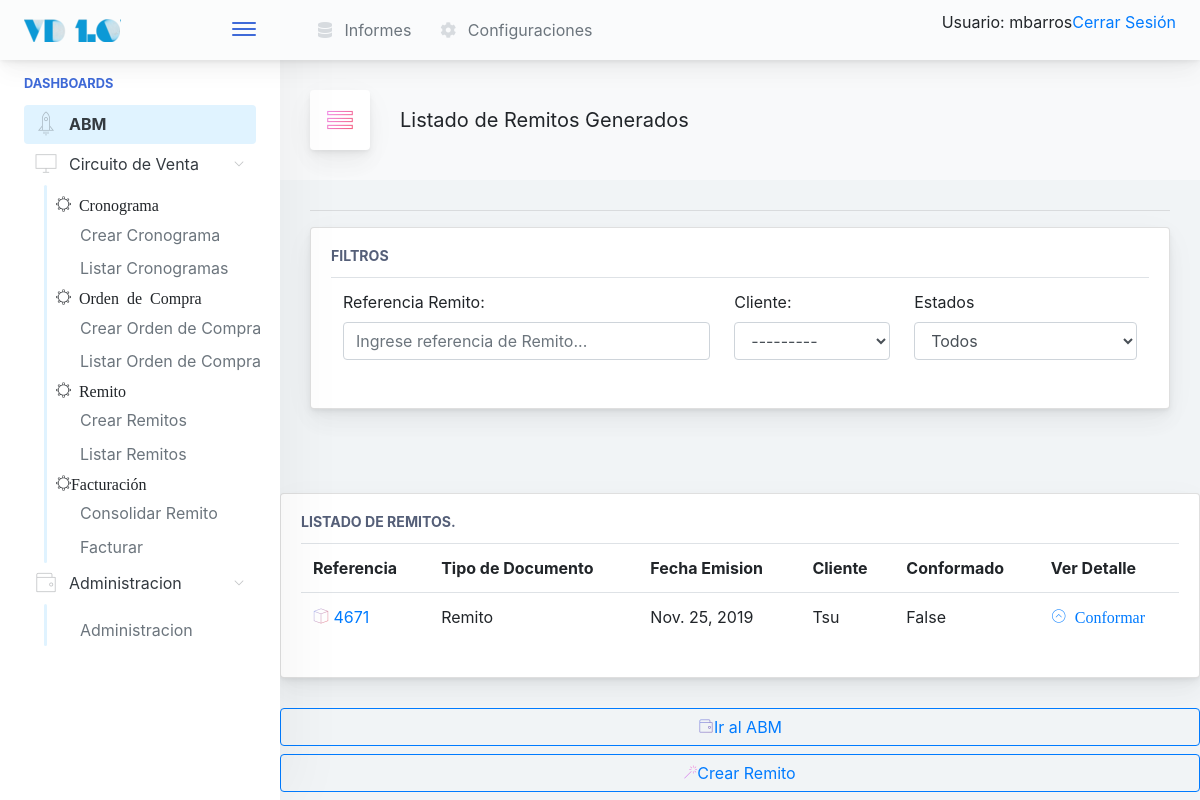
Before: /venta/remito/listar/ (signed in) with the older database file.
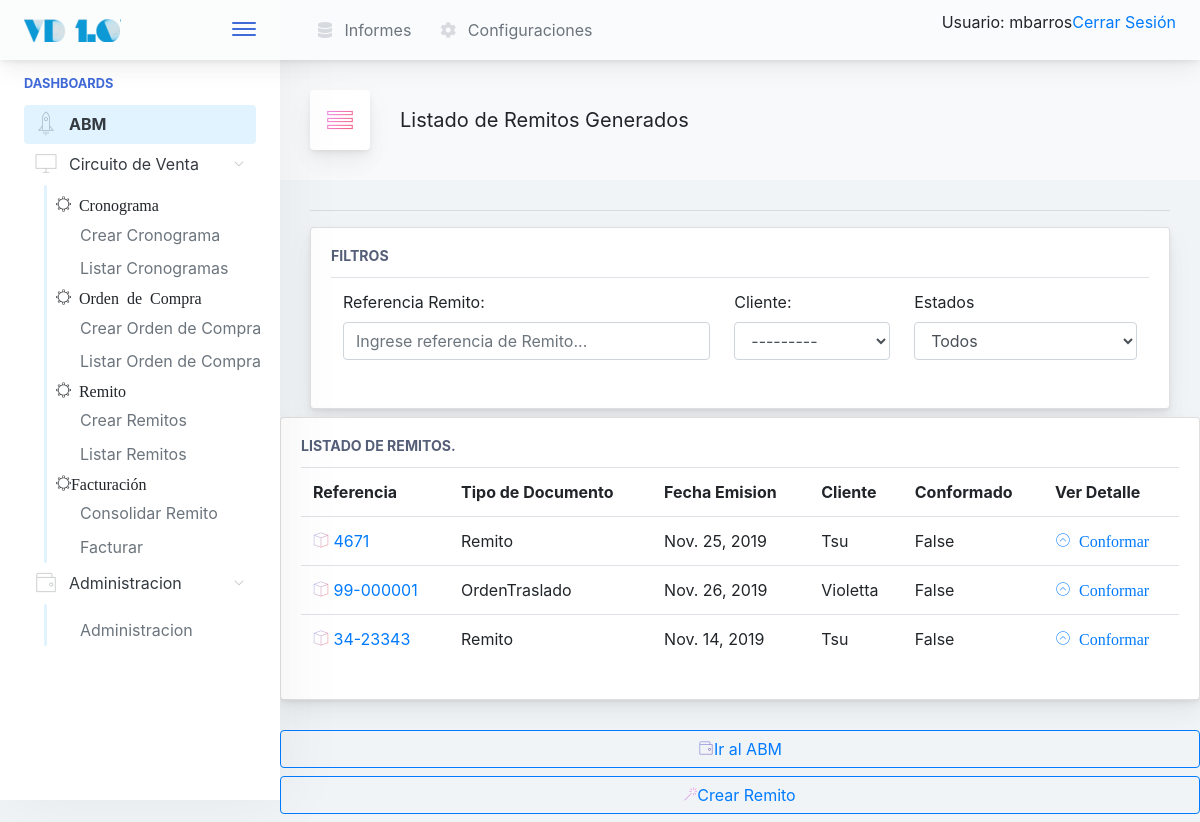
After: the same page with the newer database file.
### venta/models.py (models this page shows)
class Remito(models.Model):
	referencia_externa 		= models.CharField(max_length=50, unique=True)
	cliente 				= models.ForeignKey(Cliente, null=False, blank=False, on_delete=models.CASCADE)
	tipo_documento			= models.CharField(max_length=50, choices=DOCUMENTOS_CHOICES, blank=False, null=False, default='Remito')
	ordencompra 			= models.ForeignKey(OrdenCompra, null=False, blank=False, on_delete=models.CASCADE)
	fecha_emision			= models.DateField(null=True, blank=True)
	formato_de_impresion 	= models.ForeignKey(FormatodeImpresion, default=1, null=False, blank=False, on_delete=models.CASCADE)
	conformado				= models.BooleanField(default=False)
	anulado					= models.BooleanField(default=False)
	def __str__(self):
		return self.referencia_externa

### gral/models.py (models this page shows)
class Cliente(models.Model):
    razon_social      = models.CharField(max_length=150, unique=True)
    nombre_corto      = models.CharField(max_length=25, unique=True)
    cuit              = models.CharField(max_length=15, unique=True)
    direccion_fiscal  = models.CharField(max_length=250)
    direccion_entrega = models.CharField(max_length=250)
    condicion_iva     = models.CharField(max_length=100, blank=False, default='Responsable Inscripto')
    observaciones     = models.TextField(blank=True)
    def __str__(self):
        return self.nombre_corto

### venta/views.py (the view)
# urls.py: path('remito/listar/', RemitoListView.as_view(), name='RemitoListar'),
class RemitoListView(LoginRequiredMixin, ListView):
	model = Remito

### inicio/templates/venta/remito_list.html (shortened to what this page needs)
{% extends '../base.html' %}
{%  block cuerpo %}
<div class="app-page-title">
<div class="page-title-heading">
   <div class="page-title-icon">
                                        <i class="pe-7s-menu icon-gradient bg-ripe-malin">
                                        </i>
                                    </div>
<div>Listado de Remitos Generados</div>
                                    </div>
</div>
<hr/>
	<div class="main-card mb-2 card">
		<div class="card-body">
			<h5 class="card-title">Filtros</h5>
			<table class="table table-hover table-fixed">
				<tr>
					<td>
						<label for="filtroNombre">Referencia Remito:</label>
						<input type="text" class="form-control" id="filtroNombre"
							onkeyup="filtroNombreCliente()"
							placeholder="Ingrese referencia de Remito..." /></td>
					<td>
						<label for="clientes_select">Cliente:</label>
						<select id="clientes_select" class="form-control"
							onchange="filtroNombreCliente()">
					</td>
					<td>
						<label for="filtroEstado">Estados</label>
						<select class="form-control" id="filtroEstado"
							onchange="filtroNombreCliente()">
							<option value="*">Todos</option>
						</select>
					</td>
				</tr>
			</table>
		</div>
	</div>
</div>
    {% if object_list %}
<div class="main-card mb-3 card">
	<div class="card-body">
	<h5 class="card-title">Listado de Remitos.</h5>
		<table class="table table-hover table-fixed" id="tablaResultado">
		  <tr>
		    <th>Referencia</th>
		    <th>Tipo de Documento</th>
		    <th>Fecha Emision</th>
		    <th>Cliente</th>
			<th>Conformado</th>
		    <th>Ver Detalle</th>
		  </tr>
		      {% for remito in object_list %}
		   <tr>
		      <td>
			  <a href="{% url 'venta:RemitoDetail' pk=remito.id %}">
			  <i class="pe-7s-box2 icon-gradient bg-amy-crisp">
		        </i>
		        {{remito}}
		      </td>
		      <td>
		      	{{remito.tipo_documento}}
		      </td>
		      <td>
		        {{remito.fecha_emision }}
		      </td>
		      <td>
		        {{remito.cliente}}
		      </td>
			  <td>
		        {{remito.conformado}}
		      </td>
		      <td>
			      <a href="{% url 'venta:RemitoDetail' pk=remito.id %}">
			      	<i class="pe-7s-angle-up-circle">
			      			Conformar
			      	</i>
			      </a>
		      </td>
		    </tr>
		      {% endfor %}
		    {% else %}
		      <p>No hay registros para mostrar.</p>
		    {% endif %}
		</table>
	</div>
</div>
<a href="{% url 'inicio:abm' %}">
<button class="mb-2 mr-2 btn-transition btn btn-outline-primary btn-block">
		<i class="pe-7s-wallet icon-gradient bg-plum-plate"></i>Ir al ABM
</button>
</a>
<a href="{% url 'venta:RemitoCrear' %}">
<button class="mb-2 mr-2 btn-transition btn btn-outline-primary btn-block">
		<i class="pe-7s-magic-wand icon-gradient bg-mixed-hopes"></i>Crear Remito
</button>
</a>
{% endblock %}

### inicio/templates/base.html (shortened to what this page needs)
<!doctype html>
<html lang="es">
<head>
    {% include "./utils/base_cabecera.html" %}
</head>
<body>
    {% if user.is_authenticated %}
            <div class="app-container app-theme-white body-tabs-shadow fixed-sidebar fixed-header">
    {% else %}
        <div class="app-container app-theme-white body-tabs-shadow fixed-sidebar fixed-header closed-sidebar">
    {% endif %}
        <div class="app-header header-shadow">
            <div class="app-header__logo">
                <div class="logo-src"></div>
                <div class="header__pane ml-auto">
                    <div>
                        <button type="button" class="hamburger close-sidebar-btn hamburger--elastic" data-class="closed-sidebar">
                            <span class="hamburger-box">
                                <span class="hamburger-inner"></span>
                            </span>
                        </button>
                    </div>
                </div>
            </div>
                <div class="app-header__content">
                <div class="app-header-left">
                                               {% if user.is_authenticated %}
                    <ul class="header-menu nav">
                        <li class="nav-item">
                            <a href="javascript:void(0);" class="nav-link">
                                <i class="nav-link-icon fa fa-database"> </i>
                                Informes
                            </a>
                        </li>
                        <li class="dropdown nav-item">
                            <a href="{% url 'configuraciones:configuraciones' %}" class="nav-link">
                                <i class="nav-link-icon fa fa-cog"></i>
                                Configuraciones
                            </a>
                        </li>
                    </ul>
                 {% endif %}
                 </div>
                <div class="app-header-right">
                    <div class="header-btn-lg pr-0">
                        <div class="widget-content p-0">
                            <div class="widget-content-wrapper">
                                <div class="widget-content-left">
                                    <div class="btn-group">
    {% if user.is_authenticated %}
     <p>Usuario:  {{ user.get_username }}</p>
     <p><a href="{% url 'logout'%}?next={{request.path}}">Cerrar Sesión</a></p>
   {% else %}
     <p><a href="{% url 'login'%}?next={{request.path}}">Ingresar</a></p>
   {% endif %}
                                    </div>
                                </div>
                            </div>
                        </div>
                    </div>        </div>
            </div>
        </div>
               <div class="app-main">
                <div class="app-sidebar sidebar-shadow">
                        <div class="scrollbar-sidebar">
                        <div class="app-sidebar__inner">
                            {% if user.is_authenticated %}
                            <ul class="vertical-nav-menu">
                                <li class="app-sidebar__heading">Dashboards</li>
                                  <li>
                                     <a href="{% url 'inicio:abm' %}" class="mm-active">
                                        <i class="metismenu-icon pe-7s-rocket"></i>
                                        ABM
                                    </a>
                                </li>
                                <li>
                                    <a href="#">
                                        <i class="metismenu-icon pe-7s-monitor"></i>
                                        Circuito de Venta
                                        <i class="metismenu-state-icon pe-7s-angle-down caret-left"></i>
                                    </a>
                                    <ul>
                                    	<li><i class="pe-7s-settings">  Cronograma</i></li>
                                        <li>
                                            <a href="{% url 'venta:CronogramaCreate' %}">
                                                Crear Cronograma
                                            </a>
                                        </li>
                                         <li>
                                            <a href="{% url 'venta:CronogramaList' %}">
                                                Listar Cronogramas
                                            </a>
                                        </li>
                                    	<li><i class="pe-7s-settings">  Orden de Compra</i></li>
                                         <li>
                                            <a href="{% url 'venta:OrdenCompraCompleto' %}">
                                                Crear Orden de Compra
                                            </a>
                                        </li>
                                        <li>
                                            <a href="{% url 'venta:OrdenCompraList' %}">
                                                Listar Orden de Compra
                                            </a>
                                        </li>
                                    	<li><i class="pe-7s-settings">  Remito</i></li>
                                          <li>
                                            <a href="{% url 'venta:RemitoCrear' %}">
                                                Crear Remitos
                                            </a>
                                        </li>
                                        <li>
                                            <a href="{% url 'venta:RemitoListar' %}">
                                                Listar Remitos
                                            </a>
                                        </li>
                                        <li><i class="pe-7s-settings">Facturación</i></li>
                                          <li>
                                            <a href="{% url 'venta:RemitoCrear' %}">
                                                Consolidar Remito
                                            </a>
                                        </li>
                                        <li>
                                            <a href="{% url 'venta:RemitoCrear' %}">
                                                Facturar
                                            </a>
                                        </li>
                                    </ul>
                                                                    <li>
                                    <a href="#">
                                        <i class="metismenu-icon pe-7s-wallet"></i>
                                        Administracion
                                        <i class="metismenu-state-icon pe-7s-angle-down caret-left"></i>
                                    </a>
                                    <ul>
                                        <li>
                                            <a href="{% url 'admin:index' %}">
                                                Administracion
                                            </a>
                                        </li>
                                        </ul>
                                </li>
                            </ul>
                            {% endif %}
                        </div>
                    </div>
                </div>    <div class="app-main__outer">
                <div class="app-main__inner">
                                            {% if user.is_authenticated %}
			{% block cuerpo %}
			{% endblock %}
			{% else %}
			{% block sesion%}
			{% endblock %}
			{% endif %}
			</div>
    </div>
        </div>
</body>
</html>

### inicio/templates/utils/base_cabecera.html (shortened to what this page needs)
{% load static %}
<link href="{% static 'css/main.css'%}" rel="stylesheet"></head>
<link rel="stylesheet" href="https://ajax.googleapis.com/ajax/libs/jqueryui/1.12.1/themes/smoothness/jquery-ui.css">
<link rel="stylesheet" href="https://stackpath.bootstrapcdn.com/bootstrap/4.3.1/css/bootstrap.min.css">

### inicio/templates/utils/base_pie.html (shortened to what this page needs)
{% load static %}

Changed rows visible on the page:
added Remito: referencia_externa "99-000001", tipo_documento "OrdenTraslado", fecha_emision "Nov. 26, 2019", cliente "Violetta", conformado "False"
added Remito: referencia_externa "34-23343", tipo_documento "Remito", fecha_emision "Nov. 14, 2019", cliente "Tsu", conformado "False"
